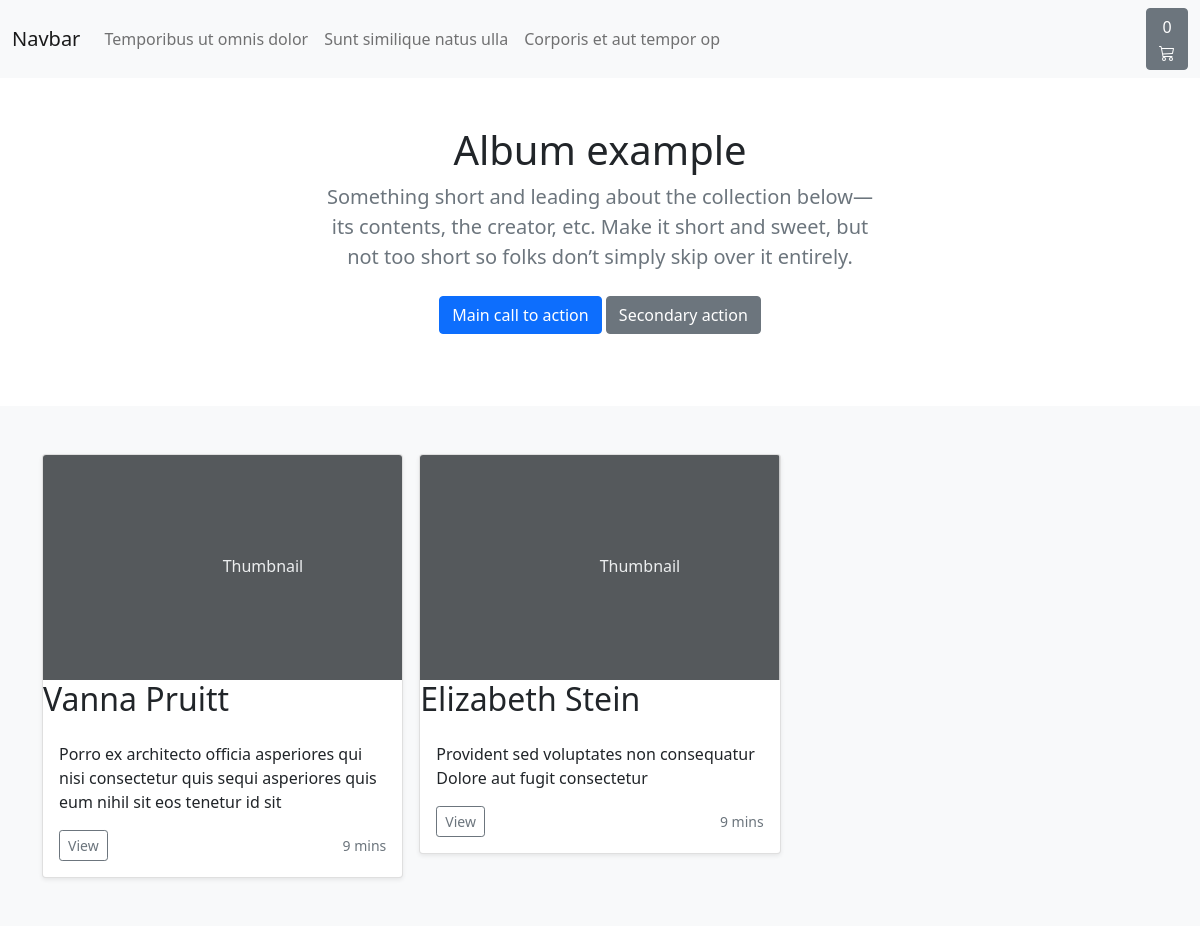
Page /aliquid-esse-dolor-aut-tempore-quis-dolore on the earlier database version.
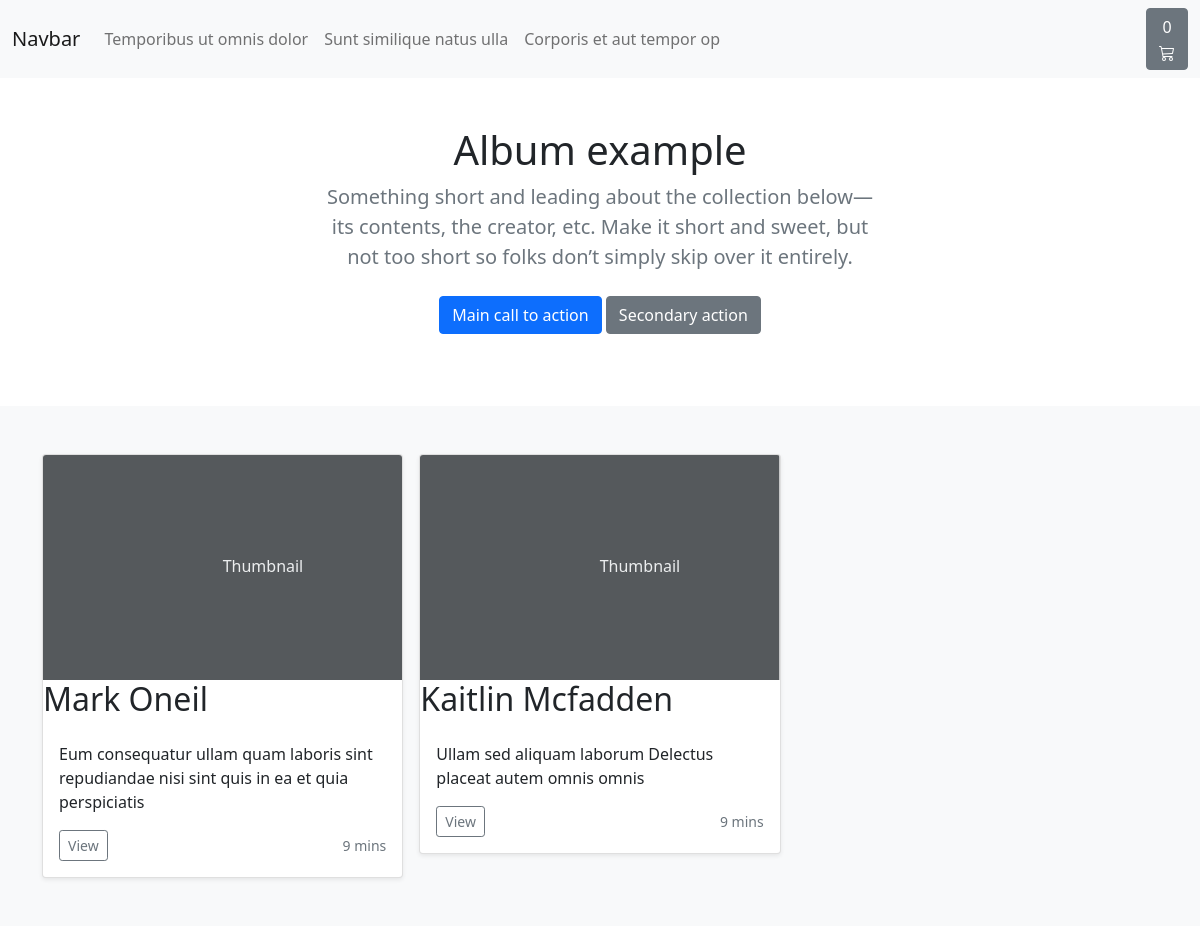
Same page on the later database version.
### onlinestore/models.py (models this page shows, shortened)
class Category(models.Model):
    title = models.CharField(max_length=25)
    slug = models.SlugField()
    description = models.TextField(max_length=2055)
    def __str__(self):
        return self.title
    class Meta:
        verbose_name_plural = 'categories'

class Product(models.Model):
    name = models.CharField(max_length=255)
    description = models.TextField(max_length=2055)
    slug=  models.SlugField(unique=True)
    pricce = models.DecimalField(max_digits=4, decimal_places=2,default=0)
    image = models.ImageField(upload_to='images/', default='images/default.jpg')
    created = models.DateTimeField(auto_now_add=True)
    updated = models.DateTimeField(auto_now = True)
    is_active = models.BooleanField(default=True)
    in_stock = models.BooleanField(default= True)
    categories = models.ForeignKey(Category, on_delete=models.CASCADE, related_name= 'product')
    user = models.ForeignKey(User, on_delete=models.CASCADE, related_name='admin_creator')
    class Meta:
        ordering: ['-updated',]

### onlinestore/views.py (the view)
# urls.py: path('<slug:slug>', views.cat_products, name='cat_product'),
def cat_products(request, slug):
    category = get_object_or_404(Category, slug = slug)
    products = Product.objects.filter(categories = category)
    context = {
        'products': products
    }
    return render(request, 'onlinestore/cat_products.html', context)

### basket/basket.py (called while the page is built)
    def __len__(self):
        return sum(item['qty'] for item in self.basket.values())

### basket/context_processors.py (called while the page is built)
def basket(request):
    return{
        'basket': Basket(request)
    }

### onlinestore/context_processors.py (called while the page is built)
def categories(request):
    return {
        'categories': Category.objects.all()
    }

### templates/onlinestore/cat_products.html
{% extends './base.html' %}
{% block 'content' %}
<main>
  <section class=" text-center container">
    <div class="row py-lg-5">
      <div class="col-lg-6 col-md-8 mx-auto">
        <h1 class="fw-light">Album example</h1>
        <p class="lead text-muted">Something short and leading about the collection below—its contents, the creator, etc. Make it short and sweet, but not too short so folks don’t simply skip over it entirely.</p>
        <p>
          <a href="#" class="btn btn-primary my-2">Main call to action</a>
          <a href="#" class="btn btn-secondary my-2">Secondary action</a>
        </p>
      </div>
    </div>
  </section>
  <div class="album py-5 bg-light">
    <div class="container">
      <div class="row row-cols-1 row-cols-sm-2 row-cols-md-3 g-3">
        {% for product in products %}
        <div class="col">
          <div class="card shadow-sm">
            <svg class="bd-placeholder-img card-img-top" width="100%" height="225" xmlns="http://www.w3.org/2000/svg" role="img" aria-label="Placeholder: Thumbnail" preserveAspectRatio="xMidYMid slice" focusable="false"><title>Placeholder</title><rect width="100%" height="100%" fill="#55595c"/><text x="50%" y="50%" fill="#eceeef" dy=".3em">Thumbnail</text></svg>
              <h2>{{ product.name }}</h2>
            <div class="card-body">
              <p class="card-text">{{ product.description }}</p>
              <div class="d-flex justify-content-between align-items-center">
                <div class="btn-group">
                  <a href="{% url 'onlinestore:show_product' product.slug %}"><button type="button" class="btn btn-sm btn-outline-secondary">View</button></a>
                </div>
                <small class="text-muted">9 mins</small>
              </div>
            </div>
          </div>
        </div>
        {% endfor %}
      </div>
    </div>
  </div>
</main>
{% endblock %}

### templates/onlinestore/navbar.html (shortened to what this page needs)
<nav class="navbar navbar-expand-lg navbar-light bg-light">
  <div class="container-fluid">
    <a class="navbar-brand" href="/">Navbar</a>
    <div class="collapse navbar-collapse" id="navbarNav">
      <ul class="navbar-nav">
        {% for category in categories %}
          <li class="nav-item">
            <a class="nav-link" aria-current="page" href="{% url 'onlinestore:cat_product' category.slug %}">{{category}}</a>
          </li>
        {% endfor %}
      </ul>
    </div>
    <a href="{% url 'basket:basket_summary' %}">
        <button type="button" class="btn btn-secondary" id="">
        {% with total_qty=basket|length  %}
          <div id="basket-qty">
        {% if total_qty > 0 %}
          {{total_qty}}
          {% else %}
            0
          {% endif %}
            </div>
        {% endwith %}
    </button>
      </a>
  </div>
</nav>

Differences in the rows shown:
removed Product: name "Vanna Pruitt", description "Porro ex architecto officia asperiores qui nisi consectetur quis sequi asperiores quis eum nihil sit eos tenetur id sit"
removed Product: name "Elizabeth Stein", description "Provident sed voluptates non consequatur Dolore aut fugit consectetur"
added Product: name "Mark Oneil", description "Eum consequatur ullam quam laboris sint repudiandae nisi sint quis in ea et quia perspiciatis"
added Product: name "Kaitlin Mcfadden", description "Ullam sed aliquam laborum Delectus placeat autem omnis omnis"
